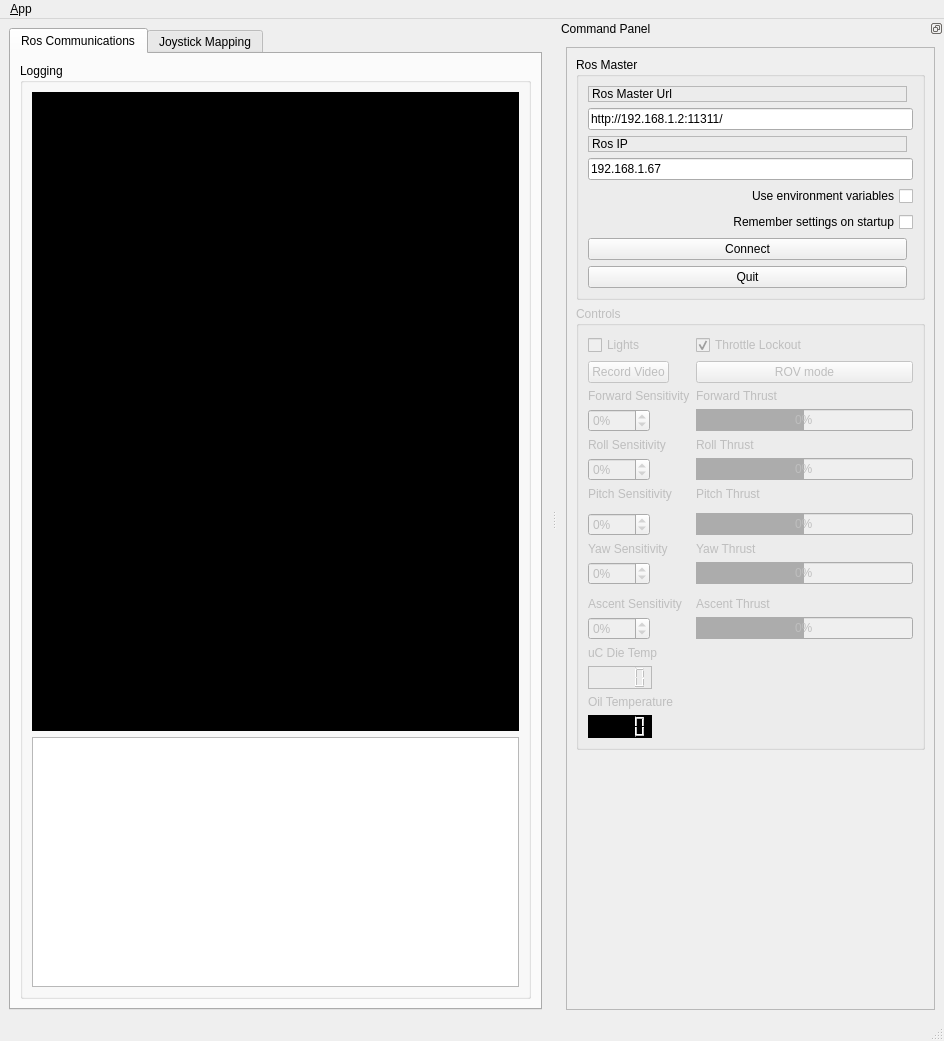
<?xml version="1.0" encoding="UTF-8"?>
<ui version="4.0">
 <class>MainWindowDesign</class>
 <widget class="QMainWindow" name="MainWindowDesign">
  <property name="geometry">
   <rect>
    <x>0</x>
    <y>0</y>
    <width>944</width>
    <height>1041</height>
   </rect>
  </property>
  <property name="windowTitle">
   <string>Red Herring</string>
  </property>
  <property name="windowIcon">
   <iconset resource="../resources/images.qrc">
    <normaloff>:/images/icon.png</normaloff>:/images/icon.png</iconset>
  </property>
  <property name="locale">
   <locale language="English" country="Australia"/>
  </property>
  <widget class="QWidget" name="centralwidget">
   <layout class="QHBoxLayout">
    <item>
     <widget class="QTabWidget" name="tab_manager">
      <property name="minimumSize">
       <size>
        <width>100</width>
        <height>0</height>
       </size>
      </property>
      <property name="locale">
       <locale language="English" country="Australia"/>
      </property>
      <property name="currentIndex">
       <number>0</number>
      </property>
      <widget class="QWidget" name="tab_status">
       <attribute name="title">
        <string>Ros Communications</string>
       </attribute>
       <layout class="QVBoxLayout" name="verticalLayout_2">
        <item>
         <widget class="QGroupBox" name="groupBox_12">
          <property name="sizePolicy">
           <sizepolicy hsizetype="MinimumExpanding" vsizetype="Preferred">
            <horstretch>0</horstretch>
            <verstretch>0</verstretch>
           </sizepolicy>
          </property>
          <property name="title">
           <string>Logging</string>
          </property>
          <layout class="QGridLayout" name="gridLayout_3">
           <item row="0" column="0">
            <layout class="QGridLayout" name="gridLayout_2">
             <item row="3" column="0">
              <layout class="QFormLayout" name="formLayout"/>
             </item>
             <item row="1" column="1">
              <widget class="QListView" name="view_logging">
               <property name="sizePolicy">
                <sizepolicy hsizetype="Expanding" vsizetype="MinimumExpanding">
                 <horstretch>0</horstretch>
                 <verstretch>0</verstretch>
                </sizepolicy>
               </property>
               <property name="maximumSize">
                <size>
                 <width>16777215</width>
                 <height>250</height>
                </size>
               </property>
              </widget>
             </item>
             <item row="0" column="1">
              <widget class="QLabel" name="camera_feed">
               <property name="styleSheet">
                <string notr="true">Background-color: #000;</string>
               </property>
               <property name="text">
                <string/>
               </property>
              </widget>
             </item>
            </layout>
           </item>
          </layout>
         </widget>
        </item>
       </layout>
      </widget>
      <widget class="QWidget" name="joystick_tab">
       <property name="enabled">
        <bool>false</bool>
       </property>
       <attribute name="title">
        <string>Joystick Mapping</string>
       </attribute>
       <widget class="QLabel" name="label_14">
        <property name="geometry">
         <rect>
          <x>20</x>
          <y>40</y>
          <width>141</width>
          <height>17</height>
         </rect>
        </property>
        <property name="text">
         <string>Forward</string>
        </property>
       </widget>
       <widget class="QLabel" name="label_15">
        <property name="geometry">
         <rect>
          <x>20</x>
          <y>80</y>
          <width>141</width>
          <height>17</height>
         </rect>
        </property>
        <property name="text">
         <string>Pitch</string>
        </property>
       </widget>
       <widget class="QLabel" name="label_16">
        <property name="geometry">
         <rect>
          <x>20</x>
          <y>120</y>
          <width>141</width>
          <height>17</height>
         </rect>
        </property>
        <property name="text">
         <string>Yaw</string>
        </property>
       </widget>
       <widget class="QLabel" name="label_17">
        <property name="geometry">
         <rect>
          <x>20</x>
          <y>160</y>
          <width>141</width>
          <height>17</height>
         </rect>
        </property>
        <property name="text">
         <string>Roll</string>
        </property>
       </widget>
       <widget class="QCheckBox" name="forwardInvertCheckBox">
        <property name="geometry">
         <rect>
          <x>100</x>
          <y>40</y>
          <width>97</width>
          <height>22</height>
         </rect>
        </property>
        <property name="text">
         <string>Invert Axis</string>
        </property>
       </widget>
       <widget class="QCheckBox" name="pitchInvertCheckBox">
        <property name="geometry">
         <rect>
          <x>100</x>
          <y>80</y>
          <width>97</width>
          <height>22</height>
         </rect>
        </property>
        <property name="text">
         <string>Invert Axis</string>
        </property>
       </widget>
       <widget class="QCheckBox" name="yawInvertCheckBox">
        <property name="geometry">
         <rect>
          <x>100</x>
          <y>120</y>
          <width>97</width>
          <height>22</height>
         </rect>
        </property>
        <property name="text">
         <string>Invert Axis</string>
        </property>
       </widget>
       <widget class="QCheckBox" name="rollInvertCheckBox">
        <property name="geometry">
         <rect>
          <x>100</x>
          <y>160</y>
          <width>97</width>
          <height>22</height>
         </rect>
        </property>
        <property name="text">
         <string>Invert Axis</string>
        </property>
       </widget>
       <widget class="QSlider" name="forwardTrimHorizontalSlider">
        <property name="geometry">
         <rect>
          <x>20</x>
          <y>230</y>
          <width>160</width>
          <height>16</height>
         </rect>
        </property>
        <property name="minimum">
         <number>-50</number>
        </property>
        <property name="maximum">
         <number>50</number>
        </property>
        <property name="orientation">
         <enum>Qt::Horizontal</enum>
        </property>
       </widget>
       <widget class="QLabel" name="label_20">
        <property name="geometry">
         <rect>
          <x>60</x>
          <y>210</y>
          <width>81</width>
          <height>16</height>
         </rect>
        </property>
        <property name="text">
         <string>Forward Trim</string>
        </property>
       </widget>
       <widget class="QLineEdit" name="forwardTrimLineEdit">
        <property name="geometry">
         <rect>
          <x>190</x>
          <y>220</y>
          <width>41</width>
          <height>23</height>
         </rect>
        </property>
        <property name="text">
         <string>0</string>
        </property>
        <property name="maxLength">
         <number>5</number>
        </property>
        <property name="alignment">
         <set>Qt::AlignCenter</set>
        </property>
       </widget>
       <widget class="QLabel" name="label_19">
        <property name="geometry">
         <rect>
          <x>70</x>
          <y>260</y>
          <width>57</width>
          <height>15</height>
         </rect>
        </property>
        <property name="text">
         <string>Roll Trim</string>
        </property>
       </widget>
       <widget class="QSlider" name="rollTrimHorizontalSlider">
        <property name="geometry">
         <rect>
          <x>20</x>
          <y>280</y>
          <width>160</width>
          <height>16</height>
         </rect>
        </property>
        <property name="minimum">
         <number>-50</number>
        </property>
        <property name="maximum">
         <number>50</number>
        </property>
        <property name="orientation">
         <enum>Qt::Horizontal</enum>
        </property>
       </widget>
       <widget class="QLabel" name="label_21">
        <property name="geometry">
         <rect>
          <x>70</x>
          <y>310</y>
          <width>57</width>
          <height>15</height>
         </rect>
        </property>
        <property name="text">
         <string>Pitch Trim</string>
        </property>
       </widget>
       <widget class="QSlider" name="pitchTrimHorizontalSlider">
        <property name="geometry">
         <rect>
          <x>20</x>
          <y>330</y>
          <width>160</width>
          <height>16</height>
         </rect>
        </property>
        <property name="minimum">
         <number>-50</number>
        </property>
        <property name="maximum">
         <number>50</number>
        </property>
        <property name="orientation">
         <enum>Qt::Horizontal</enum>
        </property>
       </widget>
       <widget class="QLabel" name="label_22">
        <property name="geometry">
         <rect>
          <x>70</x>
          <y>360</y>
          <width>57</width>
          <height>15</height>
         </rect>
        </property>
        <property name="text">
         <string>Yaw Trim</string>
        </property>
       </widget>
       <widget class="QSlider" name="yawTrimHorizontalSlider">
        <property name="geometry">
         <rect>
          <x>20</x>
          <y>380</y>
          <width>160</width>
          <height>16</height>
         </rect>
        </property>
        <property name="minimum">
         <number>-50</number>
        </property>
        <property name="maximum">
         <number>50</number>
        </property>
        <property name="orientation">
         <enum>Qt::Horizontal</enum>
        </property>
       </widget>
       <widget class="QLineEdit" name="rollTrimLineEdit">
        <property name="geometry">
         <rect>
          <x>190</x>
          <y>270</y>
          <width>41</width>
          <height>23</height>
         </rect>
        </property>
        <property name="text">
         <string>0</string>
        </property>
        <property name="alignment">
         <set>Qt::AlignCenter</set>
        </property>
       </widget>
       <widget class="QLineEdit" name="pitchTrimLineEdit">
        <property name="geometry">
         <rect>
          <x>190</x>
          <y>320</y>
          <width>41</width>
          <height>23</height>
         </rect>
        </property>
        <property name="text">
         <string>0</string>
        </property>
        <property name="alignment">
         <set>Qt::AlignCenter</set>
        </property>
       </widget>
       <widget class="QLineEdit" name="yawTrimLineEdit">
        <property name="geometry">
         <rect>
          <x>190</x>
          <y>370</y>
          <width>41</width>
          <height>23</height>
         </rect>
        </property>
        <property name="text">
         <string>0</string>
        </property>
        <property name="alignment">
         <set>Qt::AlignCenter</set>
        </property>
       </widget>
      </widget>
     </widget>
    </item>
   </layout>
  </widget>
  <widget class="QMenuBar" name="menubar">
   <property name="geometry">
    <rect>
     <x>0</x>
     <y>0</y>
     <width>944</width>
     <height>20</height>
    </rect>
   </property>
   <widget class="QMenu" name="menu_File">
    <property name="title">
     <string>&amp;App</string>
    </property>
    <addaction name="action_Preferences"/>
    <addaction name="separator"/>
    <addaction name="actionAbout"/>
    <addaction name="actionAbout_Qt"/>
    <addaction name="separator"/>
    <addaction name="action_Quit"/>
   </widget>
   <addaction name="menu_File"/>
  </widget>
  <widget class="QStatusBar" name="statusbar"/>
  <widget class="QDockWidget" name="dock_status">
   <property name="sizePolicy">
    <sizepolicy hsizetype="Minimum" vsizetype="Preferred">
     <horstretch>0</horstretch>
     <verstretch>0</verstretch>
    </sizepolicy>
   </property>
   <property name="minimumSize">
    <size>
     <width>387</width>
     <height>994</height>
    </size>
   </property>
   <property name="features">
    <set>QDockWidget::DockWidgetFloatable|QDockWidget::DockWidgetMovable</set>
   </property>
   <property name="allowedAreas">
    <set>Qt::RightDockWidgetArea</set>
   </property>
   <property name="windowTitle">
    <string>Command Panel</string>
   </property>
   <attribute name="dockWidgetArea">
    <number>2</number>
   </attribute>
   <widget class="QWidget" name="dockWidgetContents_2">
    <layout class="QVBoxLayout" name="verticalLayout">
     <item>
      <widget class="QFrame" name="frame">
       <property name="sizePolicy">
        <sizepolicy hsizetype="Minimum" vsizetype="Preferred">
         <horstretch>0</horstretch>
         <verstretch>0</verstretch>
        </sizepolicy>
       </property>
       <property name="frameShape">
        <enum>QFrame::StyledPanel</enum>
       </property>
       <property name="frameShadow">
        <enum>QFrame::Raised</enum>
       </property>
       <layout class="QVBoxLayout" name="verticalLayout_3">
        <item>
         <widget class="QGroupBox" name="groupBox">
          <property name="title">
           <string>Ros Master</string>
          </property>
          <layout class="QGridLayout" name="gridLayout">
           <item row="3" column="0" colspan="2">
            <widget class="QLineEdit" name="line_edit_host">
             <property name="text">
              <string>192.168.1.67</string>
             </property>
            </widget>
           </item>
           <item row="5" column="0" colspan="2">
            <widget class="QCheckBox" name="checkbox_remember_settings">
             <property name="layoutDirection">
              <enum>Qt::RightToLeft</enum>
             </property>
             <property name="text">
              <string>Remember settings on startup</string>
             </property>
            </widget>
           </item>
           <item row="2" column="0">
            <widget class="QLabel" name="label_2">
             <property name="frameShape">
              <enum>QFrame::StyledPanel</enum>
             </property>
             <property name="frameShadow">
              <enum>QFrame::Raised</enum>
             </property>
             <property name="text">
              <string>Ros IP</string>
             </property>
            </widget>
           </item>
           <item row="1" column="0" colspan="2">
            <widget class="QLineEdit" name="line_edit_master">
             <property name="text">
              <string>http://192.168.1.2:11311/</string>
             </property>
            </widget>
           </item>
           <item row="6" column="0">
            <widget class="QPushButton" name="button_connect">
             <property name="enabled">
              <bool>true</bool>
             </property>
             <property name="sizePolicy">
              <sizepolicy hsizetype="MinimumExpanding" vsizetype="Fixed">
               <horstretch>0</horstretch>
               <verstretch>0</verstretch>
              </sizepolicy>
             </property>
             <property name="toolTip">
              <string>Set the target to the current joint trajectory state.</string>
             </property>
             <property name="statusTip">
              <string>Clear all waypoints and set the target to the current joint trajectory state.</string>
             </property>
             <property name="text">
              <string>Connect</string>
             </property>
            </widget>
           </item>
           <item row="7" column="0">
            <widget class="QPushButton" name="quit_button">
             <property name="sizePolicy">
              <sizepolicy hsizetype="MinimumExpanding" vsizetype="Fixed">
               <horstretch>0</horstretch>
               <verstretch>0</verstretch>
              </sizepolicy>
             </property>
             <property name="text">
              <string>Quit</string>
             </property>
            </widget>
           </item>
           <item row="0" column="0">
            <widget class="QLabel" name="label">
             <property name="frameShape">
              <enum>QFrame::StyledPanel</enum>
             </property>
             <property name="frameShadow">
              <enum>QFrame::Raised</enum>
             </property>
             <property name="text">
              <string>Ros Master Url</string>
             </property>
            </widget>
           </item>
           <item row="4" column="0" colspan="2">
            <widget class="QCheckBox" name="checkbox_use_environment">
             <property name="layoutDirection">
              <enum>Qt::RightToLeft</enum>
             </property>
             <property name="text">
              <string>Use environment variables</string>
             </property>
            </widget>
           </item>
          </layout>
         </widget>
        </item>
        <item>
         <spacer name="horizontalSpacer_2">
          <property name="orientation">
           <enum>Qt::Horizontal</enum>
          </property>
          <property name="sizeHint" stdset="0">
           <size>
            <width>0</width>
            <height>0</height>
           </size>
          </property>
         </spacer>
        </item>
        <item>
         <widget class="QGroupBox" name="ControlsGroupBox">
          <property name="enabled">
           <bool>false</bool>
          </property>
          <property name="title">
           <string>Controls</string>
          </property>
          <layout class="QFormLayout" name="formLayout_2">
           <property name="fieldGrowthPolicy">
            <enum>QFormLayout::AllNonFixedFieldsGrow</enum>
           </property>
           <item row="0" column="0">
            <widget class="QCheckBox" name="lightsCheckBox">
             <property name="text">
              <string>Lights</string>
             </property>
            </widget>
           </item>
           <item row="0" column="1">
            <widget class="QCheckBox" name="throttleLockoutCheckBox">
             <property name="enabled">
              <bool>false</bool>
             </property>
             <property name="layoutDirection">
              <enum>Qt::LeftToRight</enum>
             </property>
             <property name="text">
              <string>Throttle Lockout</string>
             </property>
             <property name="checked">
              <bool>true</bool>
             </property>
            </widget>
           </item>
           <item row="3" column="1">
            <widget class="QPushButton" name="ROVtoAUVPushButton">
             <property name="text">
              <string>ROV mode</string>
             </property>
            </widget>
           </item>
           <item row="4" column="0">
            <widget class="QLabel" name="label_4">
             <property name="text">
              <string>Forward Sensitivity</string>
             </property>
            </widget>
           </item>
           <item row="4" column="1">
            <widget class="QLabel" name="label_8">
             <property name="text">
              <string>Forward Thrust</string>
             </property>
            </widget>
           </item>
           <item row="7" column="0">
            <widget class="QSpinBox" name="forwardFactor">
             <property name="suffix">
              <string>%</string>
             </property>
             <property name="minimum">
              <number>-100</number>
             </property>
             <property name="maximum">
              <number>100</number>
             </property>
             <property name="value">
              <number>0</number>
             </property>
            </widget>
           </item>
           <item row="7" column="1">
            <widget class="QProgressBar" name="forwardThrusterBar">
             <property name="styleSheet">
              <string notr="true">QProgressBar::chunk {background: rgb(172, 172, 172);}
QProgressBar {text-align: center;}</string>
             </property>
             <property name="minimum">
              <number>-100</number>
             </property>
             <property name="maximum">
              <number>100</number>
             </property>
             <property name="value">
              <number>0</number>
             </property>
             <property name="format">
              <string>%v%</string>
             </property>
            </widget>
           </item>
           <item row="8" column="0">
            <widget class="QLabel" name="label_5">
             <property name="text">
              <string>Roll Sensitivity</string>
             </property>
            </widget>
           </item>
           <item row="8" column="1">
            <widget class="QLabel" name="label_9">
             <property name="text">
              <string>Roll Thrust</string>
             </property>
            </widget>
           </item>
           <item row="10" column="0">
            <widget class="QSpinBox" name="rollFactor">
             <property name="suffix">
              <string>%</string>
             </property>
             <property name="minimum">
              <number>-100</number>
             </property>
             <property name="maximum">
              <number>100</number>
             </property>
            </widget>
           </item>
           <item row="10" column="1">
            <widget class="QProgressBar" name="rollThrusterBar">
             <property name="styleSheet">
              <string notr="true">QProgressBar::chunk {background: rgb(172, 172, 172);}
QProgressBar {text-align: center;}</string>
             </property>
             <property name="minimum">
              <number>-100</number>
             </property>
             <property name="value">
              <number>0</number>
             </property>
             <property name="format">
              <string>%v%</string>
             </property>
            </widget>
           </item>
           <item row="12" column="0">
            <widget class="QLabel" name="label_6">
             <property name="text">
              <string>Pitch Sensitivity</string>
             </property>
            </widget>
           </item>
           <item row="12" column="1">
            <widget class="QLabel" name="label_10">
             <property name="text">
              <string>Pitch Thrust</string>
             </property>
            </widget>
           </item>
           <item row="13" column="1">
            <widget class="Line" name="line">
             <property name="orientation">
              <enum>Qt::Vertical</enum>
             </property>
            </widget>
           </item>
           <item row="14" column="0">
            <widget class="QSpinBox" name="pitchFactor">
             <property name="suffix">
              <string>%</string>
             </property>
             <property name="minimum">
              <number>-100</number>
             </property>
             <property name="maximum">
              <number>100</number>
             </property>
            </widget>
           </item>
           <item row="14" column="1">
            <widget class="QProgressBar" name="pitchThrusterBar">
             <property name="styleSheet">
              <string notr="true">QProgressBar::chunk {background: rgb(172, 172, 172);}
QProgressBar {text-align: center;}</string>
             </property>
             <property name="minimum">
              <number>-100</number>
             </property>
             <property name="maximum">
              <number>100</number>
             </property>
             <property name="value">
              <number>0</number>
             </property>
             <property name="format">
              <string>%v%</string>
             </property>
            </widget>
           </item>
           <item row="15" column="0">
            <widget class="QLabel" name="label_7">
             <property name="text">
              <string>Yaw Sensitivity</string>
             </property>
            </widget>
           </item>
           <item row="15" column="1">
            <widget class="QLabel" name="label_11">
             <property name="text">
              <string>Yaw Thrust</string>
             </property>
            </widget>
           </item>
           <item row="17" column="0">
            <widget class="QSpinBox" name="yawFactor">
             <property name="suffix">
              <string>%</string>
             </property>
             <property name="minimum">
              <number>-100</number>
             </property>
             <property name="maximum">
              <number>100</number>
             </property>
            </widget>
           </item>
           <item row="17" column="1">
            <widget class="QProgressBar" name="yawThrusterBar">
             <property name="styleSheet">
              <string notr="true">QProgressBar::chunk {background: rgb(172, 172, 172);}
QProgressBar {text-align: center;}</string>
             </property>
             <property name="minimum">
              <number>-100</number>
             </property>
             <property name="value">
              <number>0</number>
             </property>
             <property name="format">
              <string>%v%</string>
             </property>
            </widget>
           </item>
           <item row="18" column="0">
            <widget class="Line" name="line_2">
             <property name="orientation">
              <enum>Qt::Vertical</enum>
             </property>
            </widget>
           </item>
           <item row="21" column="0">
            <widget class="QLabel" name="label_12">
             <property name="text">
              <string>uC Die Temp</string>
             </property>
            </widget>
           </item>
           <item row="22" column="0">
            <widget class="QLCDNumber" name="UCDieTemperatureLCD">
             <property name="sizePolicy">
              <sizepolicy hsizetype="MinimumExpanding" vsizetype="Minimum">
               <horstretch>0</horstretch>
               <verstretch>0</verstretch>
              </sizepolicy>
             </property>
             <property name="styleSheet">
              <string notr="true">QLCDNumber { color:rgb(207, 40, 24); 
background-color: rrgb(0, 0, 0)}</string>
             </property>
             <property name="frameShape">
              <enum>QFrame::StyledPanel</enum>
             </property>
            </widget>
           </item>
           <item row="23" column="0">
            <widget class="QLabel" name="label_13">
             <property name="text">
              <string>Oil Temperature</string>
             </property>
            </widget>
           </item>
           <item row="24" column="0">
            <widget class="QLCDNumber" name="oilTemperatureLCD">
             <property name="sizePolicy">
              <sizepolicy hsizetype="MinimumExpanding" vsizetype="Minimum">
               <horstretch>0</horstretch>
               <verstretch>0</verstretch>
              </sizepolicy>
             </property>
             <property name="styleSheet">
              <string notr="true">QLCDNumber{background-color: rgb(0, 0, 0);}</string>
             </property>
             <property name="frameShape">
              <enum>QFrame::StyledPanel</enum>
             </property>
            </widget>
           </item>
           <item row="20" column="0">
            <widget class="QSpinBox" name="ascentFactor">
             <property name="suffix">
              <string>%</string>
             </property>
             <property name="minimum">
              <number>-100</number>
             </property>
             <property name="maximum">
              <number>100</number>
             </property>
            </widget>
           </item>
           <item row="19" column="0">
            <widget class="QLabel" name="label_18">
             <property name="text">
              <string>Ascent Sensitivity</string>
             </property>
            </widget>
           </item>
           <item row="19" column="1">
            <widget class="QLabel" name="label_3">
             <property name="text">
              <string>Ascent Thrust</string>
             </property>
            </widget>
           </item>
           <item row="20" column="1">
            <widget class="QProgressBar" name="ascentThrusterBar">
             <property name="styleSheet">
              <string notr="true">QProgressBar::chunk {background: rgb(172, 172, 172);}
QProgressBar {text-align: center;}</string>
             </property>
             <property name="minimum">
              <number>-100</number>
             </property>
             <property name="value">
              <number>0</number>
             </property>
             <property name="format">
              <string>%v%</string>
             </property>
            </widget>
           </item>
           <item row="3" column="0">
            <widget class="QPushButton" name="videoRecordPushButton">
             <property name="text">
              <string>Record Video</string>
             </property>
            </widget>
           </item>
          </layout>
         </widget>
        </item>
        <item>
         <spacer name="verticalSpacer">
          <property name="orientation">
           <enum>Qt::Vertical</enum>
          </property>
          <property name="sizeHint" stdset="0">
           <size>
            <width>20</width>
            <height>40</height>
           </size>
          </property>
         </spacer>
        </item>
       </layout>
      </widget>
     </item>
    </layout>
   </widget>
  </widget>
  <action name="action_Quit">
   <property name="text">
    <string>&amp;Quit</string>
   </property>
   <property name="shortcut">
    <string>Ctrl+Q</string>
   </property>
   <property name="shortcutContext">
    <enum>Qt::ApplicationShortcut</enum>
   </property>
  </action>
  <action name="action_Preferences">
   <property name="text">
    <string>&amp;Preferences</string>
   </property>
  </action>
  <action name="actionAbout">
   <property name="text">
    <string>&amp;About</string>
   </property>
  </action>
  <action name="actionAbout_Qt">
   <property name="text">
    <string>About &amp;Qt</string>
   </property>
  </action>
 </widget>
 <resources>
  <include location="../resources/images.qrc"/>
 </resources>
 <connections>
  <connection>
   <sender>action_Quit</sender>
   <signal>triggered()</signal>
   <receiver>MainWindowDesign</receiver>
   <slot>close()</slot>
   <hints>
    <hint type="sourcelabel">
     <x>-1</x>
     <y>-1</y>
    </hint>
    <hint type="destinationlabel">
     <x>399</x>
     <y>299</y>
    </hint>
   </hints>
  </connection>
  <connection>
   <sender>quit_button</sender>
   <signal>clicked()</signal>
   <receiver>MainWindowDesign</receiver>
   <slot>close()</slot>
   <hints>
    <hint type="sourcelabel">
     <x>859</x>
     <y>552</y>
    </hint>
    <hint type="destinationlabel">
     <x>469</x>
     <y>299</y>
    </hint>
   </hints>
  </connection>
 </connections>
</ui>
